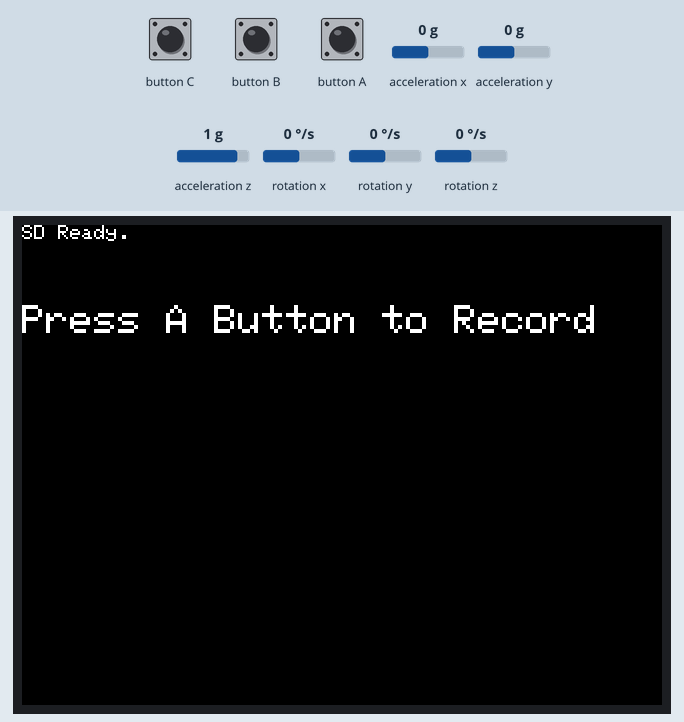
Simulated run of this sketch. Board: ESP32. Parts: 320×240 colour display. The inputs (shaded band) are chosen by the test bench; at power-on: acceleration x 0 g, acceleration y 0 g, acceleration z 1 g, rotation x 0 °/s, rotation y 0 °/s, rotation z 0 °/s. Storage starts empty; what the sketch prints to the serial monitor is not drawn.

Above: at 1.3 s.
1.4 s: button A pressed for 0.15 s
At 2.4 s:
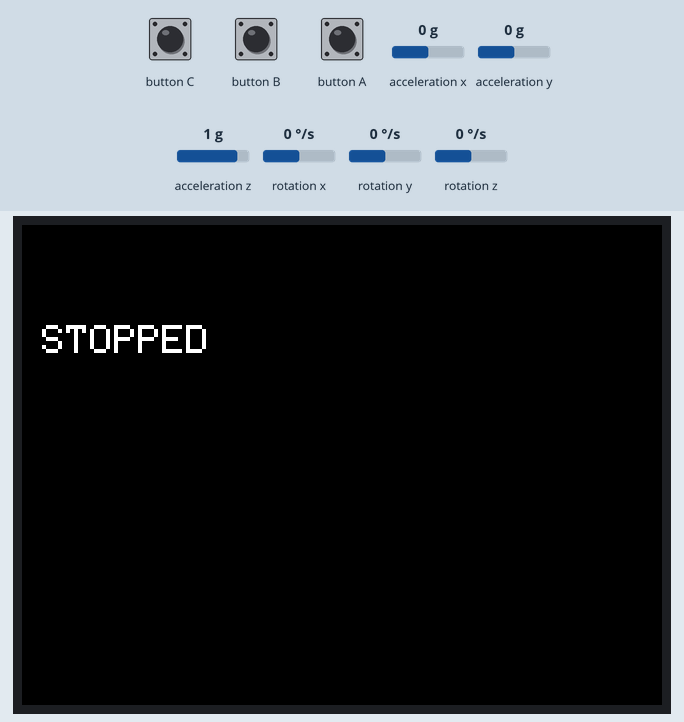
3.0 s: button A pressed for 1 s
At 3.29 s:
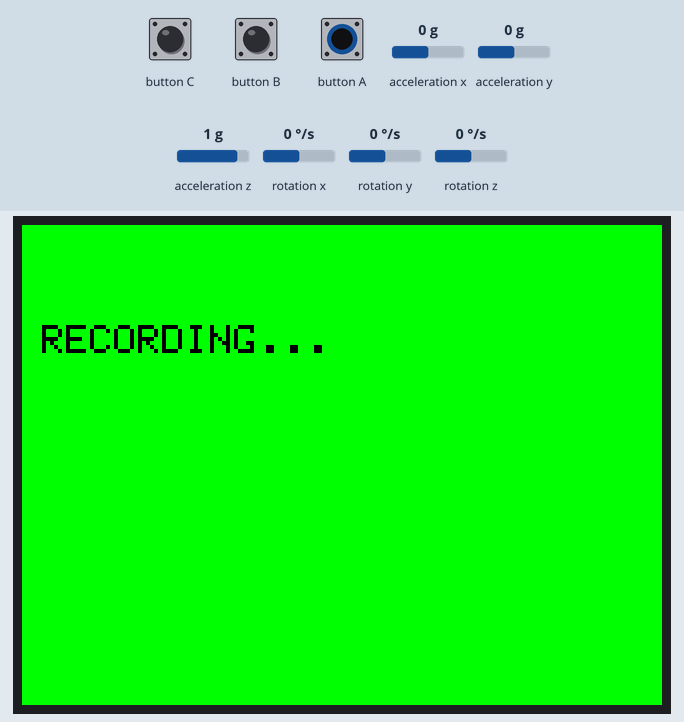
14.6 s: button A pressed for 3.2 s
Timing chart, 0 to 17.6 s (numbered marks = the images above; inputs shaded):
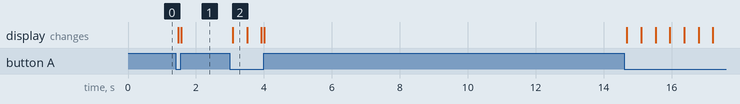

The sketch:

IMU_SD_ST_AGE.ino
```cpp
#include <M5Unified.h>
#include <MadgwickAHRS.h>
#include <SD.h>
#include "M5GFX.h"
// --- CONFIGURATION ---
Madgwick filter;
const float SENSOR_RATE = 100.0f; // 100Hz Sampling
unsigned long last_update = 0;
bool is_recording = false;

// --- VARIABLES ---
// Raw holders (used for calculation but not printed)
float ax, ay, az;
float gx, gy, gz;

// Smoothed Data holders
float ax_s = 0, ay_s = 0, az_s = 0;
float gx_s = 0, gy_s = 0, gz_s = 0;

// Filter Settings
// ALPHA: 0.1 = Very Smooth (Slow), 0.9 = Responsive (Noisy)
const float ALPHA = 0.2;

// Fusion Output
float roll, pitch, yaw;

File logFile;

void setup() {
  // 1. Optimized M5 Init
  auto cfg = M5.config();
  cfg.serial_baudrate = 115200;
  cfg.internal_spk = false; // Mute speaker
  cfg.internal_mic = false; // Disable mic
  M5.begin(cfg);

  // 2. Init IMU & Filter
  M5.Imu.begin();
  filter.begin(SENSOR_RATE);

  // 3. Init SD Card
  if (!SD.begin(GPIO_NUM_4, SPI, 25000000)) {
    M5.Display.println("SD Failed!");
  } else {
    M5.Display.println("SD Ready.");
  }

  // 4. UI Setup
  M5.Display.setTextSize(2);
  M5.Display.setCursor(0, 40);
  M5.Display.println("Press A Button to Record");

  // 5. PRINT CSV HEADER (NO RAW COLUMNS)
  Serial.println("timestamp,ax_smooth,ay_smooth,az_smooth,gx_smooth,gy_smooth,gz_smooth,roll,pitch,yaw");
}

void loop() {
  M5.update();

  // --- Button TRIGGER ---
  //if (Serial.available()) {
   // char cmd = Serial.read();
    // if (cmd == 's' || cmd == 'S') {
    if(M5.BtnA.isPressed() )
    {
      is_recording = !is_recording;
      if (is_recording) {
        M5.Display.fillScreen(GREEN);
        M5.Display.setCursor(10, 50);
        M5.Display.setTextColor(BLACK);
        M5.Display.print("RECORDING...");
        String fileName = "/imu_smooth_" + String(millis()) + ".csv";
        logFile = SD.open(fileName, FILE_APPEND);
        if (!logFile) {
           logFile = SD.open(fileName, FILE_WRITE);
           // Write Header to File
           logFile.println("timestamp,ax_smooth,ay_smooth,az_smooth,gx_smooth,gy_smooth,gz_smooth,roll,pitch,yaw");
        }
      } else {
        M5.Display.fillScreen(BLACK);
        M5.Display.setCursor(10, 50);
        M5.Display.setTextColor(WHITE);
        M5.Display.print("STOPPED");
        if (logFile) logFile.close();
      }
    }

  // --- SENSOR LOOP (100Hz) ---
  if (millis() - last_update >= (1000.0 / SENSOR_RATE)) {
    last_update = millis();
    unsigned long ts = millis();

    // 1. Get Raw Data
    M5.Imu.getAccelData(&ax, &ay, &az);
    M5.Imu.getGyroData(&gx, &gy, &gz);

    // 2. Apply Low Pass Filter (Smoothing)
    // Accelerometer Smoothing
    ax_s = (ALPHA * ax) + ((1.0 - ALPHA) * ax_s);
    ay_s = (ALPHA * ay) + ((1.0 - ALPHA) * ay_s);
    az_s = (ALPHA * az) + ((1.0 - ALPHA) * az_s);

    // Gyroscope Smoothing (NEW)
    gx_s = (ALPHA * gx) + ((1.0 - ALPHA) * gx_s);
    gy_s = (ALPHA * gy) + ((1.0 - ALPHA) * gy_s);
    gz_s = (ALPHA * gz) + ((1.0 - ALPHA) * gz_s);

    // 3. Fusion (Madgwick)
    // Note: We feed RAW data to Madgwick for fastest response,
    // but we print SMOOTH data for analysis.
    filter.updateIMU(gx, gy, gz, ax, ay, az);
    roll  = filter.getRoll();
    pitch = filter.getPitch();
    yaw   = filter.getYaw();

    // 4. STREAM SMOOTH DATA ONLY
    Serial.printf("%lu,%.2f,%.2f,%.2f,%.2f,%.2f,%.2f,%.2f,%.2f,%.2f\n",
                  ts, ax_s, ay_s, az_s, gx_s, gy_s, gz_s, roll, pitch, yaw);

    // 5. LOG TO SD
    if (is_recording && logFile) {
      logFile.printf("%lu,%.2f,%.2f,%.2f,%.2f,%.2f,%.2f,%.2f,%.2f,%.2f\n",
                     ts, ax_s, ay_s, az_s, gx_s, gy_s, gz_s, roll, pitch, yaw);
    }
  }
}
```

Measured:
- after the input at 1.4 s, the display: first changes after 0.09 s (image 1 shows a later state)
- after the input at 3.0 s, the display: changes after 0.08 s (image 2)
- what the display in image 2 shows lasts 0.4 s, from 3.1 s to 3.5 s
